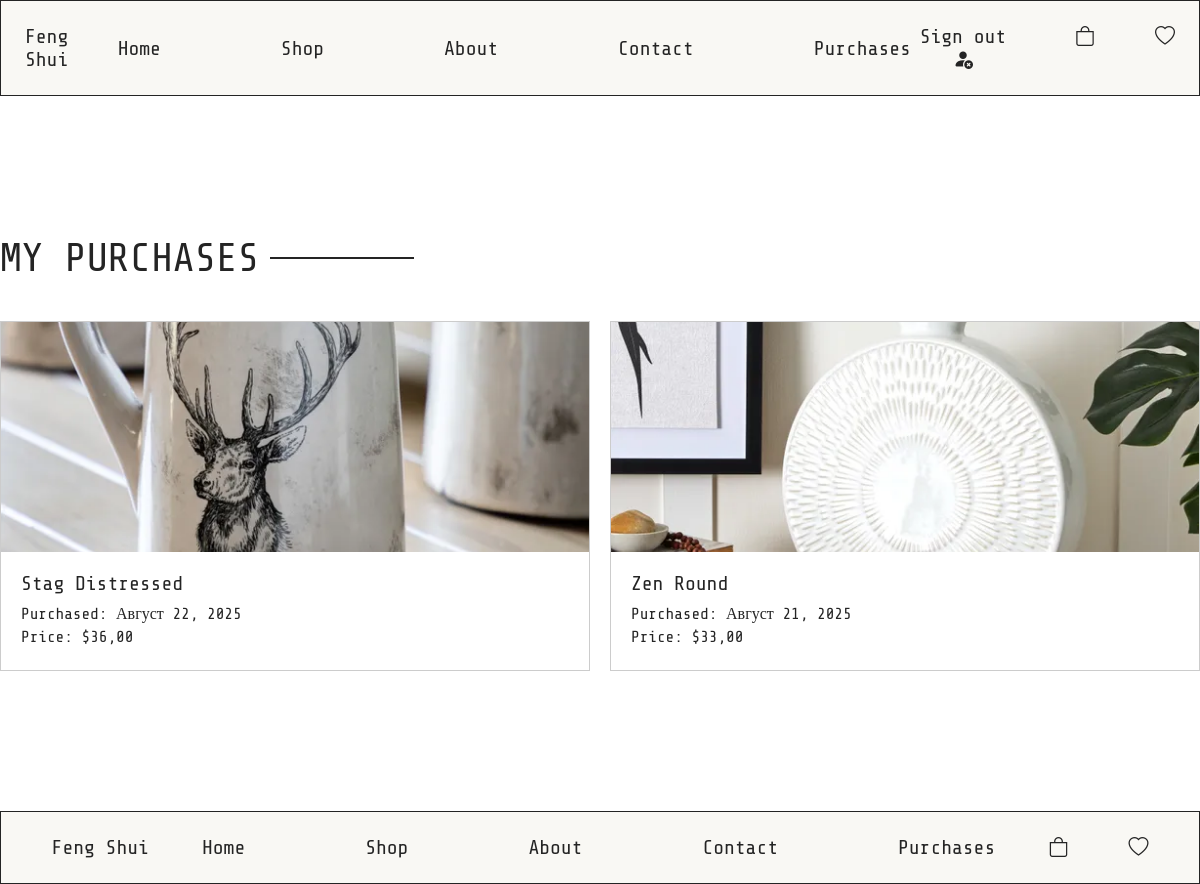
/purchases/ (signed in), run on an earlier commit of the app's database.
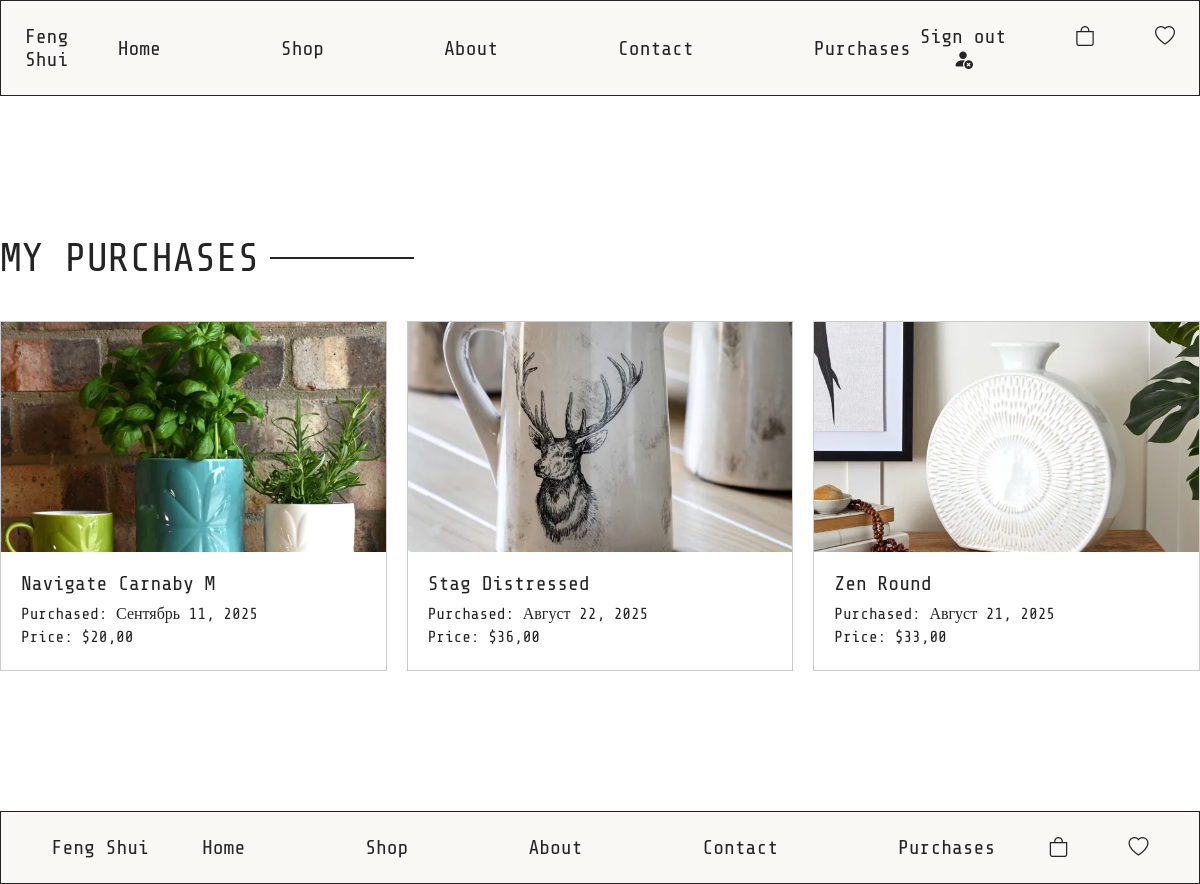
And on a later commit of the database.
### pages/models.py (models this page shows, shortened)
class OrderItem(models.Model):
    order = models.ForeignKey(Order, on_delete=models.CASCADE, related_name='items')
    product = models.ForeignKey(Product, on_delete=models.CASCADE)
    price = models.DecimalField(max_digits=10, decimal_places=2, verbose_name="Цена")
    quantity = models.PositiveIntegerField(default=1)

class Product(models.Model):
    name = models.CharField(max_length=200, verbose_name="Название")
    description = models.TextField(verbose_name="Описание", blank=True, null=True)
    slug = models.SlugField(max_length=200)
    current_price = models.DecimalField(max_digits=4, decimal_places=2, verbose_name='Текущая стоимость')
    discount_price = models.DecimalField(max_digits=4, decimal_places=2, default=0, verbose_name='Стоимость со скидкой')
    discount_percentage = models.IntegerField(default=0, verbose_name='Процент скидки')
    purchases_count = models.PositiveIntegerField(default=0, verbose_name='Количество покупок')
    size = models.ForeignKey(Size, on_delete=models.CASCADE, null=True, blank=True, verbose_name="Размер")
    material = models.ForeignKey(Material, on_delete=models.CASCADE, null=True, blank=True, verbose_name="Материал")
    class Meta:
        verbose_name = "Продукт"
        verbose_name_plural = "Продукты"
    def get_first_photo_url(self):
        if self.products_photo.exists():
            return self.products_photo.first().photo.url
        return '/static/images/placeholder.png'

class GalleryProducts(models.Model):
    product = models.ForeignKey(Product, on_delete=models.CASCADE, related_name='products_photo')
    photo = models.ImageField(upload_to='images/', verbose_name='Фотография')

class Order(models.Model):
    user = models.ForeignKey(User, on_delete=models.CASCADE, verbose_name="Пользователь")
    full_name = models.CharField(max_length=100, verbose_name="Полное имя")
    email = models.EmailField(verbose_name="Электронная почта")
    shipping_address = models.CharField(max_length=255, verbose_name="Адрес доставки")
    phone_number = models.CharField(max_length=20, verbose_name="Номер телефона")
    created_at = models.DateTimeField(auto_now_add=True, verbose_name="Дата создания")
    paid = models.BooleanField(default=False, verbose_name="Оплачен")
    class Meta:
        verbose_name = 'Заказ'
        verbose_name_plural = 'Заказы'
        ordering = ['-created_at']

### pages/views.py (the view)
# urls.py: path('purchases/', views.purchases_page, name='purchases_path'),
@login_required
def purchases_page(request):
    user_orders = Order.objects.filter(user=request.user, paid=True).order_by('-created_at')
    context = {
        'user_orders': user_orders
    }
    return render(request, 'purchases.html', context)

### pages/templates/purchases.html (shortened to what this page needs)
{% extends 'base.html' %}
{% load static %}
{% block content %}
    <main class="shop">
        <div class="container">
            <h2 class="section-title af1">My Purchases</h2>
            <div class="shop__cards">
                {% if user_orders %}
                    {% for order in user_orders %}
                        {% for item in order.items.all %}
                            <div class="product">
                                {% if item.product.get_first_photo_url %}
                                    <img src="{{ item.product.get_first_photo_url }}" alt="{{ item.product.name }}" style="width: 100%; height: 230px;">
                                {% else %}
                                    <img src="{% static 'images/placeholder.png' %}" alt="Placeholder" style="width: 100%; height: 230px;">
                                {% endif %}
                                <div style="padding: 20px;">
                                    <h3 style="font-size: 20px; margin-bottom: 10px;">{{ item.product.name }}</h3>
                                    <p style="margin-bottom: 5px;">Purchased: {{ order.created_at|date:"F j, Y" }}</p>
                                    <p style="margin-bottom: 10px;">Price: ${{ item.price }}</p>
                                </div>
                            </div>
                        {% endfor %}
                    {% endfor %}
                {% else %}
                    <p style="font-size: 22px">У вас еще нет покупок.</p>
                {% endif %}
            </div>
        </div>
    </main>
{% endblock content %}

### templates/base.html (shortened to what this page needs)
{% load static %}
<!DOCTYPE html>
<html lang="ru">
<head>
    <link rel="stylesheet" href="{% static 'style/reset.css' %}" />
    <link rel="stylesheet" href="{% static 'style/style.css' %}" />
    <link rel="stylesheet" href="{% static 'style/form.css' %}" />
    <link rel="stylesheet" href="{% static 'style/fonts.css' %}" />
    <link rel="stylesheet" href="https://cdn.jsdelivr.net/npm/bootstrap-icons@1.13.1/font/bootstrap-icons.min.css">
</head>
<body>
    <header class="header">
        <a href="{% url 'index_path' %}" class="logo">Feng Shui</a>
        <nav class="header__menu">
            <ul class="header__ment_list">
                <li class="header__list_item"><a href="{% url 'index_path' %}" class="header__list_link">Home</a></li>
                <li class="header__list_item"><a href="{% url 'shop_path' %}" class="header__list_link">Shop</a></li>
                <li class="header__list_item"><a href="{% url 'about_path' %}" class="header__list_link">About</a></li>
                <li class="header__list_item"><a href="{% url 'contacts_path' %}" class="header__list_link">Contact</a></li>
                {% if user.is_authenticated %}
                <li class="header__list_item"><a href="{% url 'purchases_path' %}" class="header__list_link">Purchases</a></li>
                {% endif %}
            </ul>
        </nav>
        <div class="header__active">
            <ul class="header__active_list">
                {% if user.is_authenticated %}
                <li class="mean__active_item">
                    <form action="{% url 'logout_path' %}" method="post" style="display: inline;">
                        <button type="submit" class="header__active_link" style="background: none; border: none; padding: 0; cursor: pointer;">
                            Sign out <i class="bi bi-person-fill-x"></i>
                        </button>
                    </form>
                </li>
                {% endif %}
                <li class="mean__active_item"><a href="{% url 'cart_detail_path' %}" class="header__active_link">
                        <i class="bi bi-bag"></i></a>
                </li>
                <li class="mean__active_item"><a href="{% url 'favorite_path' %}" class="header__active_link">
                        <i class="bi bi-heart"></i></a>
                </li>
            </ul>
        </div>
    </header>
    <main>
        {% block content %}
        {% endblock %}
    </main>
    <footer class="footer">
        <a href="{% url 'index_path' %}" class="logo">Feng Shui</a>
        <nav class="footer__menu">
            <ul class="footer__ment_list">
                <li class="footer__list_item"><a href="{% url 'index_path' %}" class="footer__list_link">Home</a></li>
                <li class="footer__list_item"><a href="{% url 'shop_path' %}" class="footer__list_link">Shop</a></li>
                <li class="footer__list_item"><a href="{% url 'about_path' %}" class="footer__list_link">About</a></li>
                <li class="footer__list_item"><a href="{% url 'contacts_path' %}" class="footer__list_link">Contact</a></li>
                {% if user.is_authenticated %}
                <li class="header__list_item"><a href="{% url 'purchases_path' %}" class="header__list_link">Purchases</a></li>
                {% endif %}
            </ul>
        </nav>
        <div class="footer__active">
            <ul class="footer__active_list">
                <li class="mean__active_item"><a href="{% url 'cart_detail_path' %}" class="footer__active_link">
                        <i class="bi bi-bag"></i></a>
                </li>
                <li class="mean__active_item"><a href="{% url 'favorite_path' %}" class="footer__active_link">
                        <i class="bi bi-heart"></i></a>
                </li>
            </ul>
        </div>
    </footer>
</body>
</html>

### static/style/style.css (style rules this page uses)
* { font-family: 'STM'; font-weight: 400; color: #242424; }
html, body { height: 100%; margin: 0; display: flex; flex-direction: column; }
main { flex: 1; }
.header, .footer { padding: 24px; display: flex; justify-content: space-around; align-items: center; background: #f9f8f4; border: 1px solid #242424; }
.logo, .header__list_link, .footer__list_link, .header__active_link, .footer__active_link { font-size: 20px; }
.header__ment_list, .footer__ment_list { display: flex; justify-content: center; gap: 120px; }
.header__active_list, .footer__active_list { display: flex; justify-content: center; gap: 60px; }
.container { max-width: 1704px; width: 100%; margin: 0 auto; }
.shop { margin: 140px 0; }
.section-title, .section-title-na { position: relative; font-size: 40px; text-transform: uppercase; padding-bottom: 40px; }
.section-title::after, .af1::after { position: absolute; content: ''; width: 144px; height: 2px; top: 25%; left: 115px; background-color: #242424; }
.af1::after { left: 270px; }
.shop__cards { display: flex; gap: 20px; }
.product { position: relative; background-color: #fff; overflow: hidden; border: 1px solid #ccc; flex: 1; height: 350px; }
.product img { width: 100%; height: 100%; object-fit: cover; display: block; }

What changed in the data, as far as the page shows it:
added Order: created_at "Сентябрь 11, 2025"
added OrderItem: product.get_first_photo_url (picture), product.name "Navigate Carnaby M", price "20,00"
